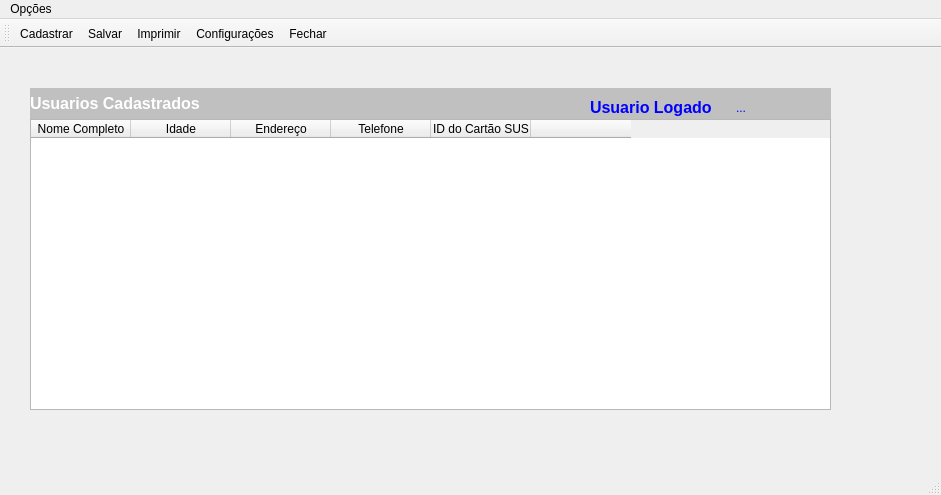
<?xml version="1.0" encoding="UTF-8"?>
<ui version="4.0">
 <class>MainWindow</class>
 <widget class="QMainWindow" name="MainWindow">
  <property name="geometry">
   <rect>
    <x>0</x>
    <y>0</y>
    <width>941</width>
    <height>495</height>
   </rect>
  </property>
  <property name="windowTitle">
   <string>MainWindow</string>
  </property>
  <property name="styleSheet">
   <string notr="true"/>
  </property>
  <widget class="QWidget" name="centralwidget">
   <widget class="QLabel" name="label">
    <property name="geometry">
     <rect>
      <x>30</x>
      <y>40</y>
      <width>801</width>
      <height>31</height>
     </rect>
    </property>
    <property name="styleSheet">
     <string notr="true">background-color: rgb(192, 192, 192);
color: rgb(255, 255, 255);</string>
    </property>
    <property name="text">
     <string>&lt;html&gt;&lt;head/&gt;&lt;body&gt;&lt;p&gt;&lt;span style=&quot; font-size:12pt; font-weight:600;&quot;&gt;Usuarios Cadastrados&lt;/span&gt;&lt;/p&gt;&lt;/body&gt;&lt;/html&gt;</string>
    </property>
   </widget>
   <widget class="QLabel" name="label_2">
    <property name="geometry">
     <rect>
      <x>590</x>
      <y>50</y>
      <width>141</width>
      <height>20</height>
     </rect>
    </property>
    <property name="styleSheet">
     <string notr="true">color: rgb(0, 0, 255);</string>
    </property>
    <property name="text">
     <string>&lt;html&gt;&lt;head/&gt;&lt;body&gt;&lt;p&gt;&lt;span style=&quot; font-size:12pt; font-weight:600;&quot;&gt;Usuario Logado&lt;/span&gt;&lt;/p&gt;&lt;/body&gt;&lt;/html&gt;</string>
    </property>
   </widget>
   <widget class="QLabel" name="Logado">
    <property name="geometry">
     <rect>
      <x>736</x>
      <y>50</y>
      <width>81</width>
      <height>20</height>
     </rect>
    </property>
    <property name="styleSheet">
     <string notr="true">color: rgb(0, 0, 255);</string>
    </property>
    <property name="text">
     <string>...</string>
    </property>
   </widget>
   <widget class="QTableWidget" name="tableWidget">
    <property name="geometry">
     <rect>
      <x>30</x>
      <y>71</y>
      <width>801</width>
      <height>291</height>
     </rect>
    </property>
    <column>
     <property name="text">
      <string>Nome Completo</string>
     </property>
    </column>
    <column>
     <property name="text">
      <string>Idade</string>
     </property>
    </column>
    <column>
     <property name="text">
      <string>Endereço</string>
     </property>
    </column>
    <column>
     <property name="text">
      <string>Telefone</string>
     </property>
    </column>
    <column>
     <property name="text">
      <string>ID do Cartão SUS</string>
     </property>
    </column>
    <column>
     <property name="text">
      <string/>
     </property>
    </column>
   </widget>
  </widget>
  <widget class="QMenuBar" name="menubar">
   <property name="geometry">
    <rect>
     <x>0</x>
     <y>0</y>
     <width>941</width>
     <height>21</height>
    </rect>
   </property>
   <widget class="QMenu" name="menuOp_es">
    <property name="title">
     <string>Opções</string>
    </property>
    <addaction name="actionCadastrar_Paciente"/>
    <addaction name="actionSalvar"/>
    <addaction name="actionImprimir"/>
    <addaction name="actionConfigura_es"/>
    <addaction name="actionInforma_es"/>
    <addaction name="actionFechar"/>
   </widget>
   <addaction name="menuOp_es"/>
  </widget>
  <widget class="QStatusBar" name="statusbar"/>
  <widget class="QToolBar" name="toolBar">
   <property name="windowTitle">
    <string>toolBar</string>
   </property>
   <attribute name="toolBarArea">
    <enum>TopToolBarArea</enum>
   </attribute>
   <attribute name="toolBarBreak">
    <bool>false</bool>
   </attribute>
   <addaction name="actionCadastrar_Paciente"/>
   <addaction name="actionSalvar"/>
   <addaction name="actionImprimir"/>
   <addaction name="actionConfigura_es"/>
   <addaction name="actionFechar"/>
  </widget>
  <action name="actionConfigura_es">
   <property name="icon">
    <iconset resource="C1.qrc">
     <normaloff>:/img/Dtafalonso-Android-Lollipop-Settings.ico</normaloff>:/img/Dtafalonso-Android-Lollipop-Settings.ico</iconset>
   </property>
   <property name="text">
    <string>Configurações</string>
   </property>
   <property name="toolTip">
    <string>Configurações do Sistema</string>
   </property>
   <property name="shortcut">
    <string>Ctrl+I</string>
   </property>
  </action>
  <action name="actionSalvar">
   <property name="icon">
    <iconset resource="C1.qrc">
     <normaloff>:/img/Oxygen-Icons.org-Oxygen-Actions-document-save.ico</normaloff>:/img/Oxygen-Icons.org-Oxygen-Actions-document-save.ico</iconset>
   </property>
   <property name="text">
    <string>Salvar</string>
   </property>
   <property name="shortcut">
    <string>Ctrl+S</string>
   </property>
  </action>
  <action name="actionInforma_es">
   <property name="icon">
    <iconset resource="C1.qrc">
     <normaloff>:/img/Kyo-Tux-Delikate-Info.ico</normaloff>:/img/Kyo-Tux-Delikate-Info.ico</iconset>
   </property>
   <property name="text">
    <string>Informações</string>
   </property>
   <property name="shortcut">
    <string>F1</string>
   </property>
  </action>
  <action name="actionImprimir">
   <property name="icon">
    <iconset resource="C1.qrc">
     <normaloff>:/img/Double-J-Design-Ravenna-3d-Printer-Ink.ico</normaloff>:/img/Double-J-Design-Ravenna-3d-Printer-Ink.ico</iconset>
   </property>
   <property name="text">
    <string>Imprimir</string>
   </property>
   <property name="shortcut">
    <string>Ctrl+P</string>
   </property>
  </action>
  <action name="actionFechar">
   <property name="icon">
    <iconset resource="C1.qrc">
     <normaloff>:/img/Icons8-Windows-8-Users-Exit.ico</normaloff>:/img/Icons8-Windows-8-Users-Exit.ico</iconset>
   </property>
   <property name="text">
    <string>Fechar</string>
   </property>
   <property name="shortcut">
    <string>Ctrl+F4</string>
   </property>
  </action>
  <action name="actionCadastrar_Paciente">
   <property name="icon">
    <iconset resource="C1.qrc">
     <normaloff>:/img/Paciente.ico</normaloff>:/img/Paciente.ico</iconset>
   </property>
   <property name="text">
    <string>Cadastrar</string>
   </property>
   <property name="toolTip">
    <string>&lt;html&gt;&lt;head/&gt;&lt;body&gt;&lt;p&gt;&lt;span style=&quot; font-weight:600;&quot;&gt;Cadastrar Paciente&lt;/span&gt;&lt;/p&gt;&lt;/body&gt;&lt;/html&gt;</string>
   </property>
  </action>
 </widget>
 <resources>
  <include location="C1.qrc"/>
 </resources>
 <connections/>
</ui>
